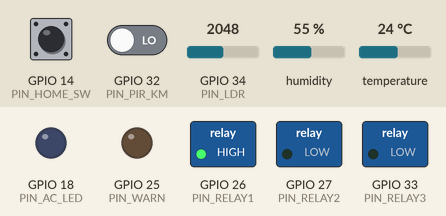
Bench run of a program on a simulated ESP32. Parts: switched loads named in the program (green lamp = pin HIGH), output pins drawn as LEDs (lit = HIGH). Inputs (shaded band) come from the test bench; at power-on: temperature 24 °C, GPIO 14 (PIN_HOME_SW) HIGH, GPIO 34 (PIN_LDR) = 2048, GPIO 32 (PIN_PIR_KM) LOW, humidity 55 %. WiFi joins after 1.5 s; servers stay silent unless stated; random numbers use the default seed unless the program sets one; no MQTT or app messages arrive unless stated; what the program prints to the serial monitor is not drawn.

Above: at 3.7 s.
3.8 s: temperature set to 29.6 °C
12.8 s: temperature set to 30.6 °C
At 15.9 s:
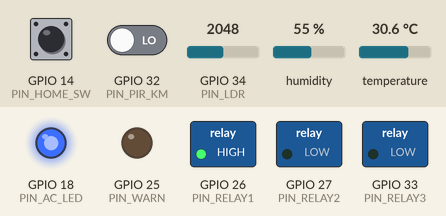
16.4 s: GPIO 14 (PIN_HOME_SW) pulled LOW for 0.15 s
At 16.61 s:
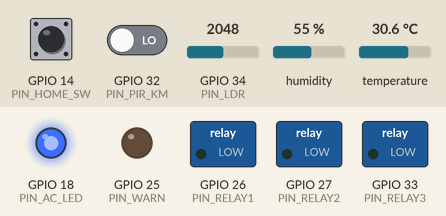
18.3 s: GPIO 34 (PIN_LDR) set to 2527
24.3 s: GPIO 34 (PIN_LDR) set to 2673
At 25.6 s:
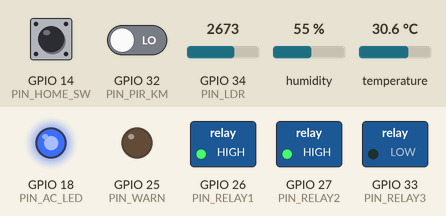
25.9 s: GPIO 32 (PIN_PIR_KM) driven HIGH
At 27.3 s:
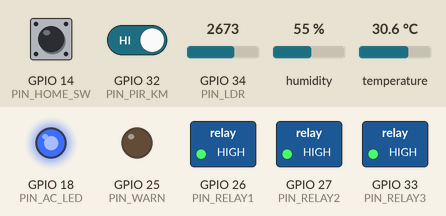
Timing chart, 0 to 48.8 s (numbered marks = the images above; inputs shaded):
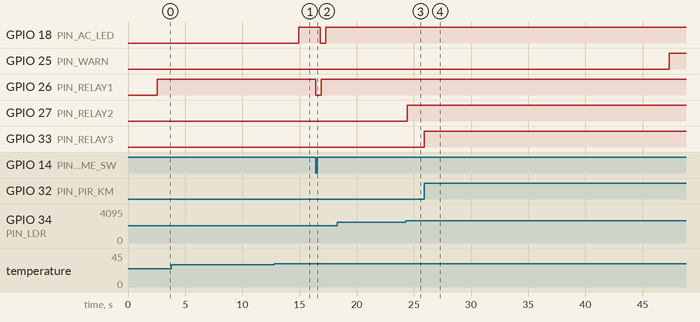

The program:

main.cpp
```cpp
// =====================================================================
//  SMART HOME - Smart Environment (efisiensi energi)
//  Metode AI (tanpa ML/DL):
//    1) Fuzzy Logic (Sugeno)  -> skor kebutuhan pendinginan dari suhu & kelembapan
//    2) Logika Proposisi + Forward Chaining -> basis aturan untuk semua aktuator
// =====================================================================
#include <Arduino.h>
#include <WiFi.h>
#include <PubSubClient.h>
#include <DHT.h>
#include <IRremoteESP8266.h>
#include <IRsend.h>

#define DEVICE_ID   "rumah-demo-7f3a"
const char* MQTT_HOST = "broker.hivemq.com";
const int   MQTT_PORT = 1883;
String T_CMD = String("smarthome/") + DEVICE_ID + "/cmd/#";

// ---------------- Pin ----------------
#define PIN_DHT      15   // Sensor 1: suhu & kelembapan
#define PIN_PIR_KM   32   // Sensor 2: gerak (kamar mandi)
#define PIN_LDR      34   // Sensor 3: cahaya (analog)
#define PIN_RELAY1   26   // Lampu ruang
#define PIN_RELAY2   27   // Lampu depan
#define PIN_RELAY3   33   // Lampu kamar mandi
#define PIN_IR       4    // Pemancar IR (AC)
#define PIN_WARN     25   // LED peringatan
#define PIN_AC_LED   18   // LED status AC
#define PIN_HOME_SW  14   // Sakelar di rumah / keluar

// Jika lampu menyala saat status OFF (terbalik), tukar dua nilai ini
#define RELAY_ON     HIGH
#define RELAY_OFF    LOW

// ---------------- Parameter ----------------
#define LDR_DARK_IS_HIGH  true   // jika Lampu Depan terbalik, ganti ke false
#define LDR_DARK_TH       2600   // kegelapan di atas ini  = GELAP
#define LDR_LIGHT_TH      1700   // kegelapan di bawah ini = TERANG

const float SKOR_PANAS_ON  = 70;  // skor fuzzy >= 70 -> Panas
const float SKOR_PANAS_OFF = 55;  // skor fuzzy <  55 -> tidak Panas lagi
const float SKOR_SEJUK_ON  = 30;  // skor fuzzy <= 30 -> Sejuk
const float SKOR_SEJUK_OFF = 45;  // skor fuzzy >  45 -> tidak Sejuk lagi

const unsigned long MOTION_TIMEOUT = 30000; // gerakan dianggap ada selama 30 dtk
const unsigned long AC_CEK_MS      = 30000; // AC dianggap gagal jika 30 dtk masih panas

DHT dht(PIN_DHT, DHT22);
IRsend irsend(PIN_IR);
WiFiClient net;
PubSubClient mqtt(net);

// ---------------- Status perangkat ----------------
bool relayState[3] = {false, false, false}; // 0 ruang, 1 depan, 2 kamar mandi
bool acState  = false;
bool isAtHome = false;
bool acHold   = false;   // true = AC sedang dikendalikan manual (MQTT)
unsigned long acOnSince = 0;
unsigned long lastMqttTry = 0;

// ---------------- Data sensor ----------------
float lastTemp = NAN, lastHum = NAN, fuzzyScore = 0;
float muT[3], muH[3];            // derajat keanggotaan suhu & kelembapan
bool  fPanas = false, fSejuk = false, fGelap = false;
bool  motionSeen = false;
unsigned long lastMotion = 0;

// =====================================================================
//  1) FUZZY LOGIC (model Sugeno orde nol)
//     Masukan : suhu (Sejuk, Hangat, Panas) & kelembapan (Kering, Normal, Lembap)
//     Keluaran: skor kebutuhan pendinginan 0-100
// =====================================================================
float trapmf(float x, float a, float b, float c, float d) {
  if (x < a || x > d) return 0;
  if (x >= b && x <= c) return 1;
  if (x < b) return (x - a) / (b - a);
  return (d - x) / (d - c);
}

float fuzzyInferensi(float t, float h) {
  // Fuzzifikasi
  muT[0] = trapmf(t, -40, -40, 24, 27);  // Sejuk
  muT[1] = trapmf(t, 25, 28, 28, 31);    // Hangat
  muT[2] = trapmf(t, 29, 32, 80, 80);    // Panas
  muH[0] = trapmf(h, 0, 0, 35, 50);      // Kering
  muH[1] = trapmf(h, 40, 55, 55, 70);    // Normal
  muH[2] = trapmf(h, 60, 75, 100, 100);  // Lembap

  // Basis aturan fuzzy: kekuatan = min (operator AND), keluaran konstanta
  float w[7], z[7];
  w[0] = muT[0];                  z[0] = 10;   // Sejuk              -> Rendah
  w[1] = fminf(muT[1], muH[0]);   z[1] = 20;   // Hangat & Kering    -> Rendah
  w[2] = fminf(muT[1], muH[1]);   z[2] = 50;   // Hangat & Normal    -> Sedang
  w[3] = fminf(muT[1], muH[2]);   z[3] = 70;   // Hangat & Lembap    -> Sedang-Tinggi
  w[4] = fminf(muT[2], muH[0]);   z[4] = 80;   // Panas  & Kering    -> Tinggi
  w[5] = fminf(muT[2], muH[1]);   z[5] = 90;   // Panas  & Normal    -> Tinggi
  w[6] = fminf(muT[2], muH[2]);   z[6] = 100;  // Panas  & Lembap    -> Sangat Tinggi

  // Defuzzifikasi: rata-rata terbobot
  float sw = 0, swz = 0;
  for (int i = 0; i < 7; i++) { sw += w[i]; swz += w[i] * z[i]; }
  return (sw > 0) ? swz / sw : 0;
}

// =====================================================================
//  2) LOGIKA PROPOSISI + FORWARD CHAINING
//     Fakta dasar  : D, G, Gelap, Panas, Sejuk, AC, Gagal
//     Fakta turunan: dibuktikan oleh aturan (closed-world: salah jika tidak terbukti)
// =====================================================================
enum Fact {
  F_D, F_G, F_GELAP, F_PANAS, F_SEJUK, F_AC, F_GAGAL,              // fakta dasar
  F_LAMPU_RUANG, F_LAMPU_DEPAN, F_LAMPU_KM,                        // turunan
  F_BUTUH_AC, F_AC_ON, F_AC_OFF, F_PERINGATAN,
  F_COUNT
};
const int F_DERIVED_START = F_LAMPU_RUANG;

const char* factName[F_COUNT] = {
  "D", "G", "Gelap", "Panas", "Sejuk", "AC", "Gagal",
  "LampuRuang", "LampuDepan", "LampuKM", "ButuhAC", "ACOn", "ACOff", "Peringatan"
};

struct Rule {
  const char* nama;
  int  n;            // jumlah anteseden
  int  ante[3];
  bool neg[3];       // true = anteseden dinegasikan
  int  cons;         // konsekuen
};

const Rule rules[] = {
  {"R1: D -> LampuRuang",                  1, {F_D, 0, 0},            {false, false, false}, F_LAMPU_RUANG},
  {"R2: D ^ G -> LampuKM",                 2, {F_D, F_G, 0},          {false, false, false}, F_LAMPU_KM},
  {"R3: Gelap -> LampuDepan",              1, {F_GELAP, 0, 0},        {false, false, false}, F_LAMPU_DEPAN},
  {"R4: D ^ Panas -> ButuhAC",             2, {F_D, F_PANAS, 0},      {false, false, false}, F_BUTUH_AC},
  {"R5: ButuhAC ^ ~AC -> ACOn",            2, {F_BUTUH_AC, F_AC, 0},  {false, true,  false}, F_AC_ON},
  {"R6: ~D ^ AC -> ACOff",                 2, {F_D, F_AC, 0},         {true,  false, false}, F_AC_OFF},
  {"R7: D ^ Sejuk ^ AC -> ACOff",          3, {F_D, F_SEJUK, F_AC},   {false, false, false}, F_AC_OFF},
  {"R8: AC ^ Gagal -> Peringatan",         2, {F_AC, F_GAGAL, 0},     {false, false, false}, F_PERINGATAN},
};
const int N_RULES = sizeof(rules) / sizeof(rules[0]);

bool facts[F_COUNT];      // fakta saat ini
bool prevFacts[F_COUNT];  // untuk mendeteksi perubahan
bool lastOut[F_COUNT];    // kesimpulan terakhir yang sudah dieksekusi

bool anteMatch(const Rule& r) {
  for (int k = 0; k < r.n; k++) {
    bool v = facts[r.ante[k]];
    if (r.neg[k]) v = !v;
    if (!v) return false;
  }
  return true;
}

void forwardChain() {
  for (int i = F_DERIVED_START; i < F_COUNT; i++) facts[i] = false;
  bool changed = true;
  int pass = 0;
  while (changed && pass < 6) {
    changed = false; pass++;
    for (int i = 0; i < N_RULES; i++) {
      if (!facts[rules[i].cons] && anteMatch(rules[i])) {
        facts[rules[i].cons] = true;
        changed = true;
      }
    }
  }
}

void updateBaseFacts() {
  facts[F_D]     = isAtHome;
  facts[F_G]     = motionSeen && (millis() - lastMotion < MOTION_TIMEOUT);
  facts[F_GELAP] = fGelap;
  facts[F_PANAS] = fPanas;
  facts[F_SEJUK] = fSejuk;
  facts[F_AC]    = acState;
  facts[F_GAGAL] = acState && fPanas && (millis() - acOnSince > AC_CEK_MS);
}

// =====================================================================
//  Aktuator & tampilan
// =====================================================================
void applyOutputs() {
  digitalWrite(PIN_RELAY1, relayState[0] ? RELAY_ON : RELAY_OFF);
  digitalWrite(PIN_RELAY2, relayState[1] ? RELAY_ON : RELAY_OFF);
  digitalWrite(PIN_RELAY3, relayState[2] ? RELAY_ON : RELAY_OFF);
  digitalWrite(PIN_AC_LED, acState ? HIGH : LOW);
}

void printFullSystemStatus() {
  Serial.println("\n------------------------------------------------");
  Serial.println("📊 [MONITORING STATUS PERANGKAT]");
  Serial.printf("💡 Lampu Ruang       : %s\n", relayState[0] ? "🟢 MENYALA (ON)" : "🔴 MATI (OFF)");
  Serial.printf("💡 Lampu Depan       : %s\n", relayState[1] ? "🟢 MENYALA (ON)" : "🔴 MATI (OFF)");
  Serial.printf("🚿 Lampu Kamar Mandi : %s\n", relayState[2] ? "🟢 MENYALA (ON)" : "🔴 MATI (OFF)");
  Serial.printf("❄️ Status AC (Biru)   : %s\n", acState ? "🟢 MENYALA (ON)" : "🔴 MATI (OFF)");
  Serial.printf("⚠️ Peringatan         : %s\n", facts[F_PERINGATAN] ? "🟠 MENYALA" : "⚪ MATI");
  Serial.printf("🏠 Mode Keberadaan   : %s\n", isAtHome ? "DI RUMAH (Sakelar Kiri)" : "DI KANTOR / KELUAR (Sakelar Kanan)");
  Serial.printf("🌗 Cahaya            : %s\n", fGelap ? "GELAP" : "TERANG");
  Serial.printf("🌡️ Fuzzy             : T=%.1f C, H=%.0f %% -> skor %.1f\n", lastTemp, lastHum, fuzzyScore);
  Serial.println("------------------------------------------------\n");
}

void setRelay(int idx, bool on) {
  relayState[idx] = on;
  applyOutputs();
  printFullSystemStatus();
}

void triggerIR_AC(const String& cmd) {
  if (cmd == "AC_ON" || cmd == "AC_RETRY") {
    for (int i = 0; i < 3; i++) { digitalWrite(PIN_IR, HIGH); delay(50); digitalWrite(PIN_IR, LOW); delay(50); }
    irsend.sendNEC(0x20DF10EF, 32);
    acState = true;
    acOnSince = millis();
    applyOutputs();
    Serial.println("[IR] Sinyal IR AC_ON terkirim -> LED Biru AC HIGH!");
  } else if (cmd == "AC_OFF") {
    for (int i = 0; i < 3; i++) { digitalWrite(PIN_IR, HIGH); delay(50); digitalWrite(PIN_IR, LOW); delay(50); }
    irsend.sendNEC(0x20DF906F, 32);
    acState = false;
    applyOutputs();
    Serial.println("[IR] Sinyal IR AC_OFF terkirim -> LED Biru AC LOW!");
  }
  printFullSystemStatus();
}

// Eksekusi kesimpulan. Aksi hanya dijalankan saat kesimpulan BERUBAH, sehingga
// perintah manual (MQTT) tidak langsung ditimpa oleh otomatisasi.
void applyConclusions() {
  if (facts[F_LAMPU_RUANG] != lastOut[F_LAMPU_RUANG]) { lastOut[F_LAMPU_RUANG] = facts[F_LAMPU_RUANG]; setRelay(0, facts[F_LAMPU_RUANG]); }
  if (facts[F_LAMPU_DEPAN] != lastOut[F_LAMPU_DEPAN]) { lastOut[F_LAMPU_DEPAN] = facts[F_LAMPU_DEPAN]; setRelay(1, facts[F_LAMPU_DEPAN]); }
  if (facts[F_LAMPU_KM]    != lastOut[F_LAMPU_KM])    { lastOut[F_LAMPU_KM]    = facts[F_LAMPU_KM];    setRelay(2, facts[F_LAMPU_KM]); }

  if (facts[F_PERINGATAN] != lastOut[F_PERINGATAN]) {
    lastOut[F_PERINGATAN] = facts[F_PERINGATAN];
    digitalWrite(PIN_WARN, facts[F_PERINGATAN] ? HIGH : LOW);
    Serial.println(facts[F_PERINGATAN] ? "⚠️ [PERINGATAN] AC menyala tapi ruangan masih panas!" : "✅ [PERINGATAN] Padam.");
  }

  if (!acHold) {
    if (facts[F_AC_ON]  && !lastOut[F_AC_ON])  triggerIR_AC("AC_ON");
    if (facts[F_AC_OFF] && !lastOut[F_AC_OFF]) triggerIR_AC("AC_OFF");
  }
  lastOut[F_AC_ON]  = facts[F_AC_ON];
  lastOut[F_AC_OFF] = facts[F_AC_OFF];
}

// Cetak fakta dan aturan yang terpicu setiap ada perubahan
void logInference() {
  if (memcmp(facts, prevFacts, sizeof(facts)) == 0) return;
  memcpy(prevFacts, facts, sizeof(facts));
  Serial.print("\n🧠 [INFERENSI] Fakta: ");
  for (int i = 0; i < F_DERIVED_START; i++) Serial.printf("%s=%d ", factName[i], facts[i] ? 1 : 0);
  Serial.println();
  Serial.print("   Terbukti: ");
  bool any = false;
  for (int i = F_DERIVED_START; i < F_COUNT; i++) if (facts[i]) { Serial.printf("%s ", factName[i]); any = true; }
  if (!any) Serial.print("(tidak ada)");
  Serial.println();
  for (int i = 0; i < N_RULES; i++) if (anteMatch(rules[i])) Serial.printf("   aturan aktif -> %s\n", rules[i].nama);
}

// =====================================================================
//  Pembacaan sensor
// =====================================================================
int ldrDarkness() {
  int raw = analogRead(PIN_LDR);
  return LDR_DARK_IS_HIGH ? raw : 4095 - raw;
}

void readSensors() {
  static unsigned long lastLdr = 0, lastDht = 0, lastLog = 0;

  // Sensor 2: PIR kamar mandi
  if (digitalRead(PIN_PIR_KM) == HIGH) { lastMotion = millis(); motionSeen = true; }

  // Sensor 3: LDR (dua batas / histeresis)
  if (millis() - lastLdr > 500) {
    lastLdr = millis();
    int darkness = ldrDarkness();
    bool nowDark = fGelap ? (darkness >= LDR_LIGHT_TH) : (darkness > LDR_DARK_TH);
    if (nowDark != fGelap) {
      fGelap = nowDark;
      Serial.printf("\n🌗 [LDR] Hari %s (nilai kegelapan %d)\n", fGelap ? "GELAP" : "TERANG", darkness);
    }
  }

  // Sensor 1: DHT22 -> fuzzy
  if (millis() - lastDht > 2000) {
    lastDht = millis();
    float t = dht.readTemperature();
    float h = dht.readHumidity();
    if (isnan(t)) return;
    if (isnan(h)) h = 50;
    lastTemp = t; lastHum = h;
    fuzzyScore = fuzzyInferensi(t, h);

    bool nowPanas = fPanas ? (fuzzyScore >= SKOR_PANAS_OFF) : (fuzzyScore >= SKOR_PANAS_ON);
    bool nowSejuk = fSejuk ? (fuzzyScore <= SKOR_SEJUK_OFF) : (fuzzyScore <= SKOR_SEJUK_ON);
    if (nowPanas != fPanas || nowSejuk != fSejuk) {
      fPanas = nowPanas; fSejuk = nowSejuk;
      acHold = false;   // kondisi berubah: otomatisasi boleh mengambil alih lagi
    }
    if (millis() - lastLog > 10000 || lastLog == 0) {
      lastLog = millis();
      Serial.printf("\n🌡️ [FUZZY] T=%.1f C, H=%.0f %%\n", t, h);
      Serial.printf("   Suhu  : Sejuk=%.2f Hangat=%.2f Panas=%.2f\n", muT[0], muT[1], muT[2]);
      Serial.printf("   Lembap: Kering=%.2f Normal=%.2f Lembap=%.2f\n", muH[0], muH[1], muH[2]);
      Serial.printf("   Skor kebutuhan pendinginan = %.1f -> %s\n", fuzzyScore, fPanas ? "PANAS" : (fSejuk ? "SEJUK" : "NORMAL"));
    }
  }
}

void handlePresence() {
  bool cur = (digitalRead(PIN_HOME_SW) == HIGH);
  if (cur != isAtHome) {
    isAtHome = cur;
    acHold = false;
    Serial.println(isAtHome ? "\n🏠 [PRESENCE] Sakelar KIRI -> Tiba di Rumah!" : "\n🚗 [PRESENCE] Sakelar KANAN -> Keluar Rumah!");
  }
}

// =====================================================================
//  MQTT (kendali jarak jauh / manual)
// =====================================================================
void onMessage(char* topic, byte* payload, unsigned int len) {
  String t(topic), p;
  for (unsigned int i = 0; i < len; i++) p += (char)payload[i];
  Serial.printf("\n📱 [KONTROL APLIKASI / KANTOR] %s => %s\n", topic, p.c_str());

  if (t.endsWith("/cmd/relay1"))      setRelay(0, p == "ON");
  else if (t.endsWith("/cmd/relay2")) setRelay(1, p == "ON");
  else if (t.endsWith("/cmd/relay3")) setRelay(2, p == "ON");
  else if (t.endsWith("/cmd/ir"))   { acHold = true; triggerIR_AC(p); }
}

void mqttReconnect() {
  if (mqtt.connected() || millis() - lastMqttTry < 3000) return;
  lastMqttTry = millis();
  String cid = String("esp32-") + DEVICE_ID + "-" + String(random(0xffff), HEX);
  Serial.print("[MQTT] Menghubungkan ke Broker HiveMQ... ");
  if (mqtt.connect(cid.c_str())) {
    Serial.println("TERHUBUNG (OK)!");
    mqtt.subscribe(T_CMD.c_str());
  } else {
    Serial.printf("Gagal, rc=%d\n", mqtt.state());
  }
}

// =====================================================================
void setup() {
  Serial.begin(115200);
  pinMode(PIN_RELAY1, OUTPUT);
  pinMode(PIN_RELAY2, OUTPUT);
  pinMode(PIN_RELAY3, OUTPUT);
  pinMode(PIN_WARN, OUTPUT);
  pinMode(PIN_AC_LED, OUTPUT);
  pinMode(PIN_HOME_SW, INPUT_PULLUP);
  pinMode(PIN_PIR_KM, INPUT);
  pinMode(PIN_LDR, INPUT);
  digitalWrite(PIN_WARN, LOW);
  applyOutputs();

  dht.begin();
  irsend.begin();

  Serial.print("Menghubungkan WiFi");
  WiFi.begin("Wokwi-GUEST", "", 6);
  while (WiFi.status() != WL_CONNECTED) { delay(250); Serial.print("."); }
  Serial.println("\nWiFi Terhubung!");

  isAtHome = (digitalRead(PIN_HOME_SW) == HIGH);
  mqtt.setServer(MQTT_HOST, MQTT_PORT);
  mqtt.setCallback(onMessage);

  delay(1000);
  printFullSystemStatus();
}

void loop() {
  mqttReconnect();
  mqtt.loop();

  handlePresence();
  readSensors();
  updateBaseFacts();
  forwardChain();
  logInference();
  applyConclusions();
}
```

Measured:
- the behaviour switches between 29.9 and 30 °C on temperature (found by bisection; images 0 and 1)
- the behaviour switches between 2600 and 2601 on GPIO 34 (PIN_LDR) (found by bisection; images 2 and 3)
- after the input at 3.8 s, every drawn part: stays the same
- after the input at 12.8 s, GPIO 18 (PIN_AC_LED): LOW → HIGH after 2.1 s
- after the input at 16.4 s, GPIO 18 (PIN_AC_LED): HIGH → LOW after 0.42 s, → HIGH 0.48 s later; GPIO 26 (PIN_RELAY1): HIGH → LOW at once, → HIGH 0.48 s later
- after the input at 18.3 s, every drawn part: stays the same
- after the input at 24.3 s, GPIO 27 (PIN_RELAY2): LOW → HIGH after 0.10 s
- after the input at 25.9 s, GPIO 33 (PIN_RELAY3): LOW → HIGH at once
